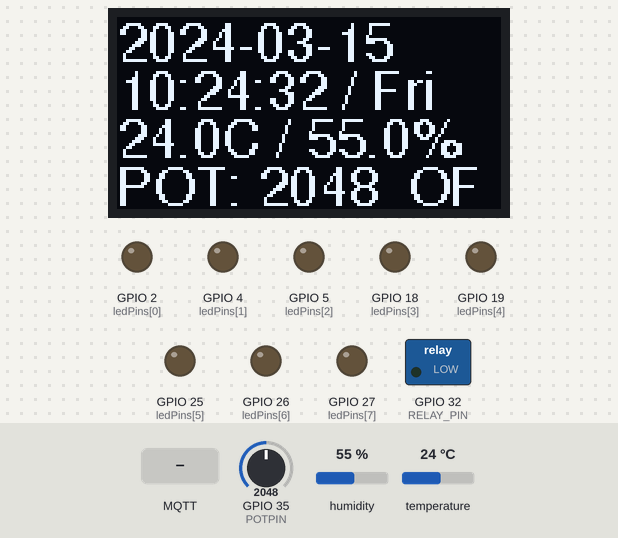
This sketch was run on a simulated ESP32. On the bench: 128×64 one-colour display, switched loads named in the sketch (green lamp = pin HIGH), output pins drawn as LEDs (lit = HIGH). The test bench sets the inputs (shaded band); at power-on: GPIO 35 (POTPIN) = 2048, humidity 55 %, temperature 24 °C. WiFi joins after 1.5 s; servers stay silent unless stated; the local clock reads 2024-03-15 10:24:30 at power-on unless the sketch sets it; random numbers use the default seed unless the sketch sets one; no MQTT or app messages arrive unless stated; what the sketch prints to the serial monitor is not drawn.

Above: at 2.7 s.
2.8 s: GPIO 35 (POTPIN) set to 3167
At 5.4 s:
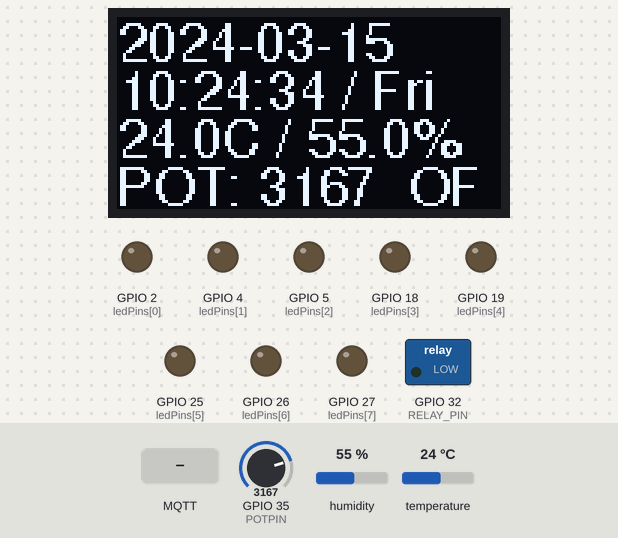
7.5 s: GPIO 35 (POTPIN) set to 3274
At 8.6 s:
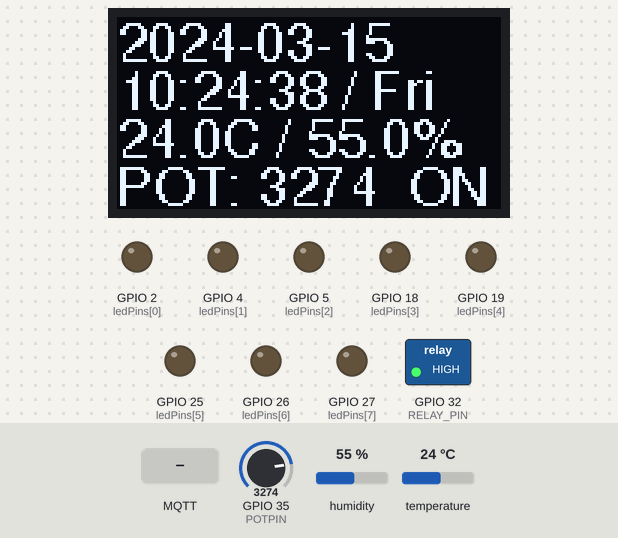
16.7 s: MQTT message "1" arrives on the second subscribed topic
At 17.6 s:
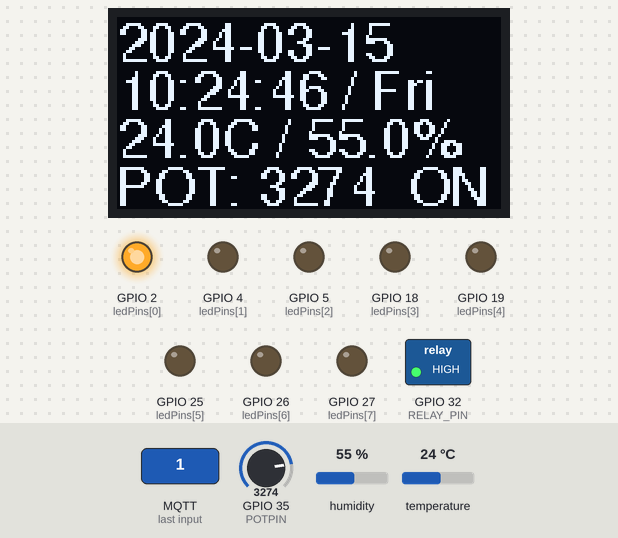
25.5 s: GPIO 35 (POTPIN) set to 3160
At 27.2 s:
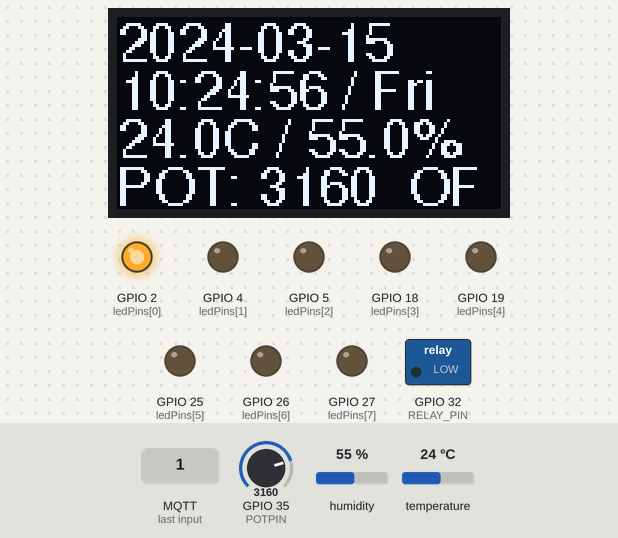
34.7 s: MQTT message "1" arrives on the third subscribed topic
At 36.6 s:
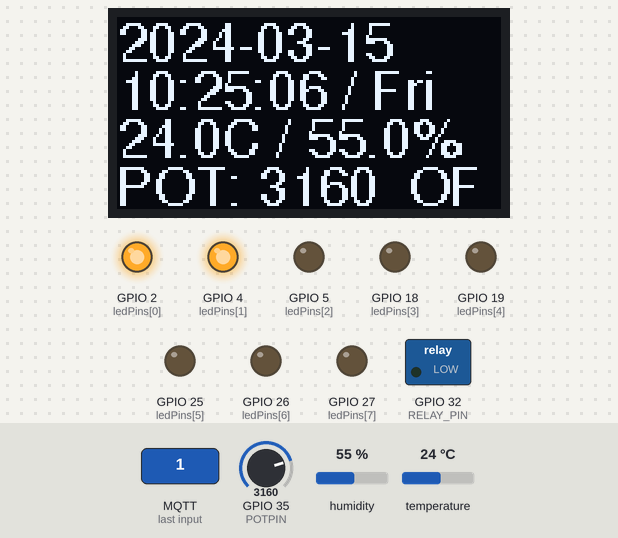
43.5 s: MQTT message "post 3200 on" arrives on the first subscribed topic
At 43.9 s:
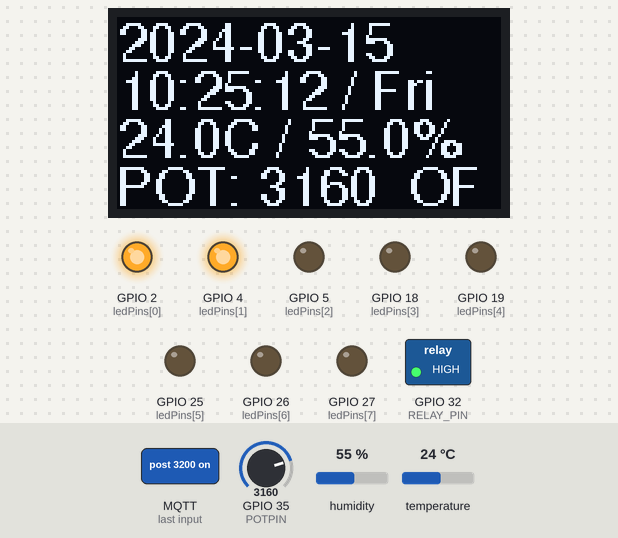
Timing chart, 0 to 46.5 s (numbered marks = the images above; inputs shaded):
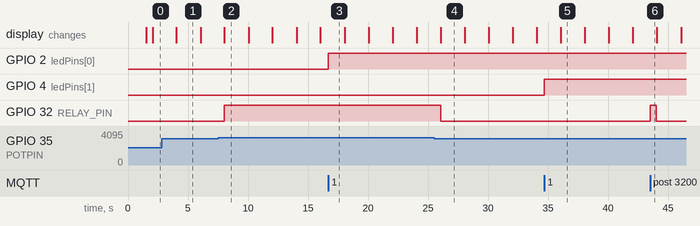

Measured:
- the behaviour switches between 3199 and 3200 on GPIO 35 (POTPIN) (found by bisection; images 1 and 2)
- after the input at 7.5 s, GPIO 32 (RELAY_PIN): LOW → HIGH after 0.51 s
- after the input at 16.7 s, GPIO 2 (ledPins[0]): LOW → HIGH at once
- after the input at 25.5 s, GPIO 32 (RELAY_PIN): HIGH → LOW after 0.54 s
- after the input at 34.7 s, GPIO 4 (ledPins[1]): LOW → HIGH at once
- after the input at 43.5 s, GPIO 32 (RELAY_PIN): LOW → HIGH at once, → LOW 0.53 s later
- what the display in image 1 shows lasts 2.1 s, from 4.0 s to 6.1 s

The sketch:

1-6dht9.ino
```cpp
#include <WiFi.h>
#include "wifi_credentials.h"  // ssid, password 정의
#include <PubSubClient.h>
#include <ArduinoJson.h>
#include "DHT.h"
#include <Adafruit_GFX.h>
#include <Adafruit_SSD1306.h>
#include <Fonts/FreeSans9pt7b.h>
#include <time.h>

// OLED 설정
#define SCREEN_WIDTH 128
#define SCREEN_HEIGHT 64
#define OLED_RESET -1
Adafruit_SSD1306 display(SCREEN_WIDTH, SCREEN_HEIGHT, &Wire, OLED_RESET);

// 핀 설정
#define DHTPIN 15
#define DHTTYPE DHT11
#define POTPIN 35
#define RELAY_PIN 32

const int ledPins[8] = {2, 4, 5, 18, 19, 25, 26, 27};
DHT dht(DHTPIN, DHTTYPE);

// MQTT 설정
const char* mqtt_server = "broker.emqx.io";
WiFiClient espClient;
PubSubClient client(espClient);
StaticJsonDocument<256> doc_out;

unsigned long mqtt_t = 0;
const unsigned long mqtt_interval = 2000;
bool relayState = false;

// ===== WiFi 연결 =====
void setup_wifi() {
  Serial.print("🔌 WiFi 연결 중...");
  WiFi.begin(ssid, password);
  while (WiFi.status() != WL_CONNECTED) {
    delay(500);
    Serial.print(".");
  }
  Serial.println("\n✅ WiFi 연결 완료: " + WiFi.localIP().toString());
}

// ===== MQTT 콜백 =====
void mqtt_callback(char* topic, byte* payload, unsigned int length) {
  payload[length] = '\0';
  String message = String((char*)payload);
  Serial.printf("📥 수신됨 (%s): %s\n", topic, message.c_str());

  if (String(topic) == "arduino/output") {
    if (message.equalsIgnoreCase("post 3200 on")) {
      digitalWrite(RELAY_PIN, HIGH);
      relayState = true;
      Serial.println("⚡ 수동 릴레이 ON");
    } else if (message.equalsIgnoreCase("post 3200 off")) {
      digitalWrite(RELAY_PIN, LOW);
      relayState = false;
      Serial.println("🛑 수동 릴레이 OFF");
    }
  }

  for (int i = 0; i < 8; i++) {
    String ledTopic = "arduino/led" + String(i + 1);
    if (String(topic) == ledTopic) {
      digitalWrite(ledPins[i], message == "1" ? HIGH : LOW);
      Serial.printf("💡 LED %d → %s\n", i + 1, message == "1" ? "ON" : "OFF");
    }
  }
}

// ===== MQTT 재연결 =====
void reconnect() {
  while (!client.connected()) {
    Serial.print("🔄 MQTT 연결 시도...");
    String clientId = "ESP32Client-" + String(random(0xffff), HEX);
    if (client.connect(clientId.c_str())) {
      Serial.println("✅ MQTT 연결 성공");
      client.subscribe("arduino/output");
      for (int i = 1; i <= 8; i++) {
        client.subscribe(("arduino/led" + String(i)).c_str());
      }
    } else {
      Serial.printf("❌ 연결 실패(%d) → 5초 후 재시도\n", client.state());
      delay(5000);
    }
  }
}

// ===== OLED 출력 =====
void showDisplay(float temp, float humi, int pot) {
  display.clearDisplay();
  display.setTextColor(SSD1306_WHITE);
  display.setFont(&FreeSans9pt7b);

  struct tm t;
  if (getLocalTime(&t)) {
    // 날짜
    char dateBuf[16];
    strftime(dateBuf, sizeof(dateBuf), "%Y-%m-%d", &t);
    display.setCursor(0, 14);
    display.println(dateBuf);

    // 시간 + 요일
    const char* days[] = {"Sun", "Mon", "Tue", "Wed", "Thu", "Fri", "Sat"};
    char timeDayBuf[32];
    snprintf(timeDayBuf, sizeof(timeDayBuf), "%02d:%02d:%02d / %s",
             t.tm_hour, t.tm_min, t.tm_sec, days[t.tm_wday]);
    display.setCursor(0, 30);
    display.println(timeDayBuf);
  } else {
    display.setCursor(0, 14);
    display.println("--/--/--");
    display.setCursor(0, 30);
    display.println("--:--:-- / ---");
  }

  // 온도 / 습도
  display.setCursor(0, 46);
  display.printf("%.1f°C / %.1f%%", temp, humi);

  // POT / 릴레이 상태
  display.setCursor(0, 62);
  display.printf("POT: %d  %s", pot, relayState ? "ON" : "OFF");

  display.display();
}

// ===== 초기화 =====
void setup() {
  Serial.begin(115200);
  dht.begin();
  pinMode(RELAY_PIN, OUTPUT);
  digitalWrite(RELAY_PIN, LOW);

  for (int i = 0; i < 8; i++) {
    pinMode(ledPins[i], OUTPUT);
    digitalWrite(ledPins[i], LOW);
  }

  setup_wifi();
  client.setServer(mqtt_server, 1883);
  client.setCallback(mqtt_callback);

  if (!display.begin(SSD1306_SWITCHCAPVCC, 0x3C)) {
    Serial.println("❌ OLED 초기화 실패!");
    while (true);
  }

  configTime(9 * 3600, 0, "pool.ntp.org", "time.nist.gov");
  while (time(nullptr) < 100000) delay(500);
  Serial.println("⏰ 시간 동기화 완료");
}

// ===== 메인 루프 =====
void loop() {
  if (!client.connected()) reconnect();
  client.loop();

  if (millis() - mqtt_t > mqtt_interval) {
    mqtt_t = millis();

    float temp = dht.readTemperature();
    float humi = dht.readHumidity();
    int pot = analogRead(POTPIN);

    if (isnan(temp) || isnan(humi)) {
      Serial.println("❗ 센서 오류");
      return;
    }

    // 자동 릴레이 제어
    if (pot >= 3200 && !relayState) {
      digitalWrite(RELAY_PIN, HIGH);
      relayState = true;
      Serial.println("🟢 POT >= 3200 → 릴레이 ON");
    } else if (pot < 3200 && relayState) {
      digitalWrite(RELAY_PIN, LOW);
      relayState = false;
      Serial.println("🔴 POT < 3200 → 릴레이 OFF");
    }

    // MQTT 전송
    doc_out["temp"] = temp;
    doc_out["humi"] = humi;
    doc_out["pot"] = pot;
    doc_out["relay"] = relayState;

    String js;
    serializeJson(doc_out, js);
    client.publish("arduino/input", js.c_str());
    Serial.printf("📤 MQTT 전송: %s\n", js.c_str());

    showDisplay(temp, humi, pot);
  }
}
```

wifi_credentials.h
```cpp
// wifi_credentials.h
const char* ssid = "**********";
const char* password = "**********";
```
